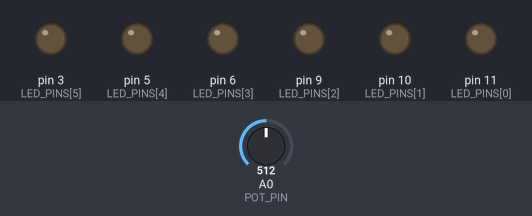
Simulated run of this sketch. Board: Arduino Uno, built with avr-gcc and run on an emulated ATmega328P. On the bench: output pins drawn as LEDs (lit = HIGH). Inputs (shaded band) come from the test bench; at power-on: A0 (POT_PIN) = 512.

Above: at 1.2 s.
1.3 s: A0 (POT_PIN) set to 716
At 1.66 s:
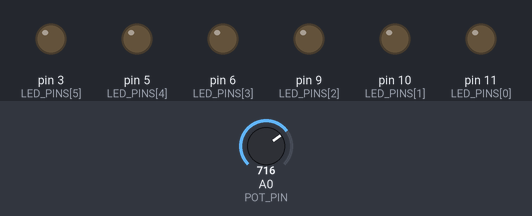
4.3 s: A0 (POT_PIN) set to 900
At 4.67 s:
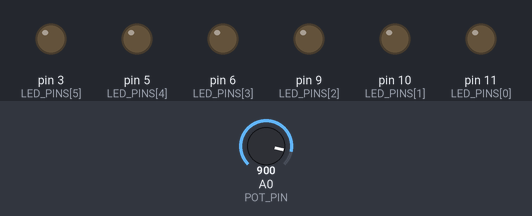
7.3 s: A0 (POT_PIN) set to 1023
At 7.47 s:
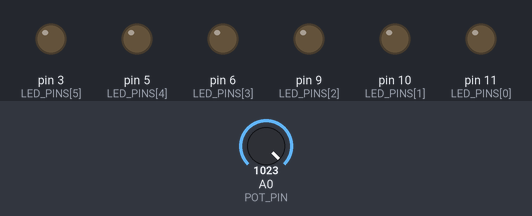
10.3 s: A0 (POT_PIN) set to 511
At 10.6 s:
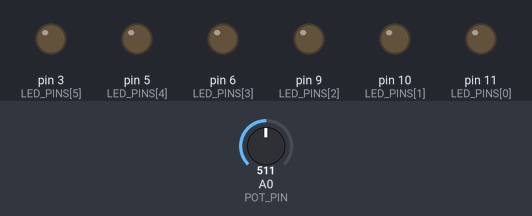
13.3 s: A0 (POT_PIN) set to 306
Timing chart, 0 to 16.3 s (numbered marks = the images above; inputs shaded):
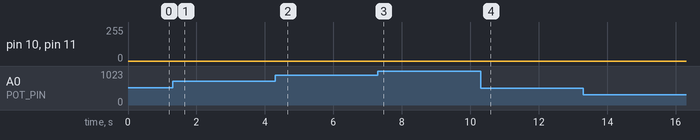

Measured:
- after the input at 1.3 s, pin 6 (LED_PINS[3]): stays LOW (without the input it goes to HIGH after 2.6 s)
- after the input at 4.3 s, pin 10 (LED_PINS[1]): stays 0/255 (without the input it goes to 247/255 after 3.0 s); pin 11 (LED_PINS[0]): stays 0/255 (without the input it goes to 12/255 after 3.0 s)
- after the input at 7.3 s, pin 6 (LED_PINS[3]): stays LOW (without the input it goes to HIGH after 3.0 s)
- after the input at 10.3 s, pin 3 (LED_PINS[5]): stays LOW (without the input it goes to HIGH after 3.0 s)

The sketch:

03_CylonControllingMultipleLEDs.ino
```cpp
// Define how many pins we are using.
const int NUM_PINS = 6;

// Define all of the PWM pins. //You will probably have to change these
const int LED_PINS[NUM_PINS] = { 11, 10, 9, 6, 5, 3};

// LED Brightness values.
int ledValues[NUM_PINS] = {0, 0, 0, 0, 0, 0};

// Define our analog intput potentiometer pin.
const int POT_PIN = A0;

// This is a variable that keeps the time (in milliseconds) when next transition should happen.
long nextTransitionTime = 0;

// This is a variable that keeps track of how often values are decremented.
long nextDecrementTime = 0;

// This is the current timer interval.
long timerInterval = 0;

// The decrement timer in milliseconds.
long decrementInterval = 2;

// This is the current pin that is completely illuminated.
int currentPin = 0;

// This tells us whether we are going up the array, or down the array.
bool goingUp = true;

void setup()
{
}

void loop()
{
  checkInput();
  checkTransition();
  updateValues();
  setOuput();
}

void checkInput()
{
  timerInterval = analogRead(POT_PIN);
}

void checkTransition()
{
  unsigned long now = millis();

  if (now > nextTransitionTime)
  {
    nextTransitionTime = now + timerInterval;

    if (goingUp) {
      currentPin = currentPin + 1;

      if (currentPin >= NUM_PINS) {
        goingUp = false;
        currentPin = NUM_PINS - 1;
      }

    } else {
      currentPin = currentPin - 1;
      if (currentPin < 0) {
        goingUp = true;
        currentPin = 1;
      }
    }

    ledValues[currentPin] = 255;
  }
}

void updateValues()
{
  unsigned long now = millis();

  if (now > nextDecrementTime)
  {
    nextDecrementTime = now + decrementInterval;

    for (int i = 0; i < NUM_PINS; i++)
    {
      ledValues[i] = constrain(ledValues[i] - 1, 0, 255);
    }
  }
}

void setOuput()
{
  for (int i = 0; i < NUM_PINS; i++)
  {
    analogWrite(LED_PINS[i], ledValues[i]);
  }
}
```
